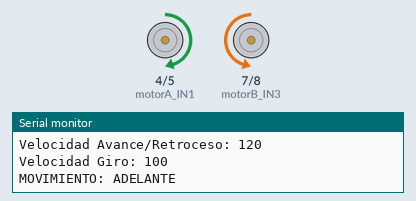
Bench run of a sketch on a simulated Arduino Uno, built with avr-gcc and run on an emulated ATmega328P. Shown: motor-driver pin pairs drawn as motors (green arrow = first pin HIGH = forward, orange = second pin HIGH = backward, longer = more drive, scaled by the enable pin), the last lines printed to the serial monitor.

Above: at 0.8 s.
At 2.6 s:
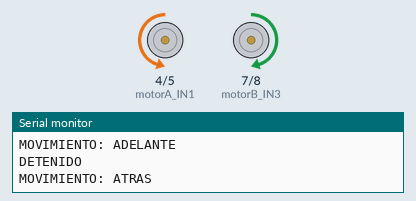
At 4.1 s:
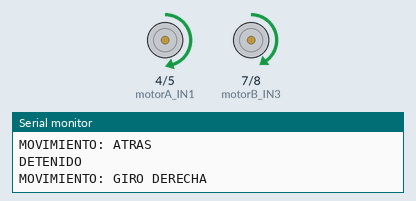
At 6.6 s:
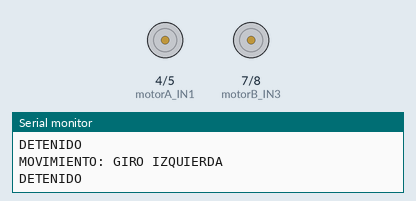
Timing chart, 0 to 8.5 s (numbered marks = the images above):
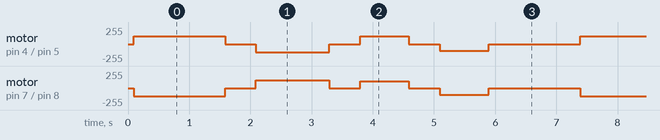

Measured:
- by itself, motor on pin 4 (motorA_IN1) / pin 5 (motorA_IN2): stopped → forward 120/255 at 0.09 s, → stopped 1.5 s later, → backward 120/255 0.50 s later, → stopped 1.2 s later, … (44 changes in this stretch)
- by itself, motor on pin 7 (motorB_IN3) / pin 8 (motorB_IN4): stopped → backward 120/255 at 0.09 s, → stopped 1.5 s later, → forward 120/255 0.50 s later, → stopped 1.2 s later, … (44 changes in this stretch)

The sketch:

mov.ino
```cpp
int velocidadAvance = 120;
int velocidadGiro = 100;

const int DURACION_AVANCE = 1500;
const int DURACION_ATRAS = 1200;
const int DURACION_GIRO = 800;
const int DURACION_PAUSA = 500;
const int DURACION_PAUSA_CICLO = 1500;

const int motorA_IN1 = 4;
const int motorA_IN2 = 5;
const int motorA_ENA = 6;

const int motorB_IN3 = 7;
const int motorB_IN4 = 8;
const int motorB_ENB = 9;

void setup() {
  pinMode(motorA_IN1, OUTPUT);
  pinMode(motorA_IN2, OUTPUT);
  pinMode(motorA_ENA, OUTPUT);

  pinMode(motorB_IN3, OUTPUT);
  pinMode(motorB_IN4, OUTPUT);
  pinMode(motorB_ENB, OUTPUT);

  Serial.begin(9600);
  Serial.println("Setup completo. Listo para prueba de movimientos con velocidad controlada.");
  Serial.print("Velocidad Avance/Retroceso: "); Serial.println(velocidadAvance);
  Serial.print("Velocidad Giro: "); Serial.println(velocidadGiro);

  detener();
}

void loop() {
  Serial.println("MOVIMIENTO: ADELANTE");
  adelante();
  delay(DURACION_AVANCE);

  detener();
  Serial.println("DETENIDO");
  delay(DURACION_PAUSA);

  Serial.println("MOVIMIENTO: ATRAS");
  atras();
  delay(DURACION_ATRAS);

  detener();
  Serial.println("DETENIDO");
  delay(DURACION_PAUSA);

  Serial.println("MOVIMIENTO: GIRO DERECHA");
  girarDerecha();
  delay(DURACION_GIRO);

  detener();
  Serial.println("DETENIDO");
  delay(DURACION_PAUSA);

  Serial.println("MOVIMIENTO: GIRO IZQUIERDA");
  girarIzquierda();
  delay(DURACION_GIRO);

  detener();
  Serial.println("DETENIDO");
  delay(DURACION_PAUSA_CICLO);
}

void detener() {
  analogWrite(motorA_ENA, 0);
  analogWrite(motorB_ENB, 0);

  digitalWrite(motorA_IN1, LOW);
  digitalWrite(motorA_IN2, LOW);
  digitalWrite(motorB_IN3, LOW);
  digitalWrite(motorB_IN4, LOW);
}

void adelante() {
  digitalWrite(motorA_IN1, HIGH);
  digitalWrite(motorA_IN2, LOW);
  analogWrite(motorA_ENA, velocidadAvance);

  digitalWrite(motorB_IN3, LOW);
  digitalWrite(motorB_IN4, HIGH);
  analogWrite(motorB_ENB, velocidadAvance);
}

void atras() {
  digitalWrite(motorA_IN1, LOW);
  digitalWrite(motorA_IN2, HIGH);
  analogWrite(motorA_ENA, velocidadAvance);

  digitalWrite(motorB_IN3, HIGH);
  digitalWrite(motorB_IN4, LOW);
  analogWrite(motorB_ENB, velocidadAvance);
}

void girarDerecha() {
  digitalWrite(motorA_IN1, HIGH);
  digitalWrite(motorA_IN2, LOW);
  analogWrite(motorA_ENA, velocidadGiro);

  digitalWrite(motorB_IN3, HIGH);
  digitalWrite(motorB_IN4, LOW);
  analogWrite(motorB_ENB, velocidadGiro);
}

void girarIzquierda() {
  digitalWrite(motorA_IN1, LOW);
  digitalWrite(motorA_IN2, HIGH);
  analogWrite(motorA_ENA, velocidadGiro);

  digitalWrite(motorB_IN3, LOW);
  digitalWrite(motorB_IN4, HIGH);
  analogWrite(motorB_ENB, velocidadGiro);
}
```
